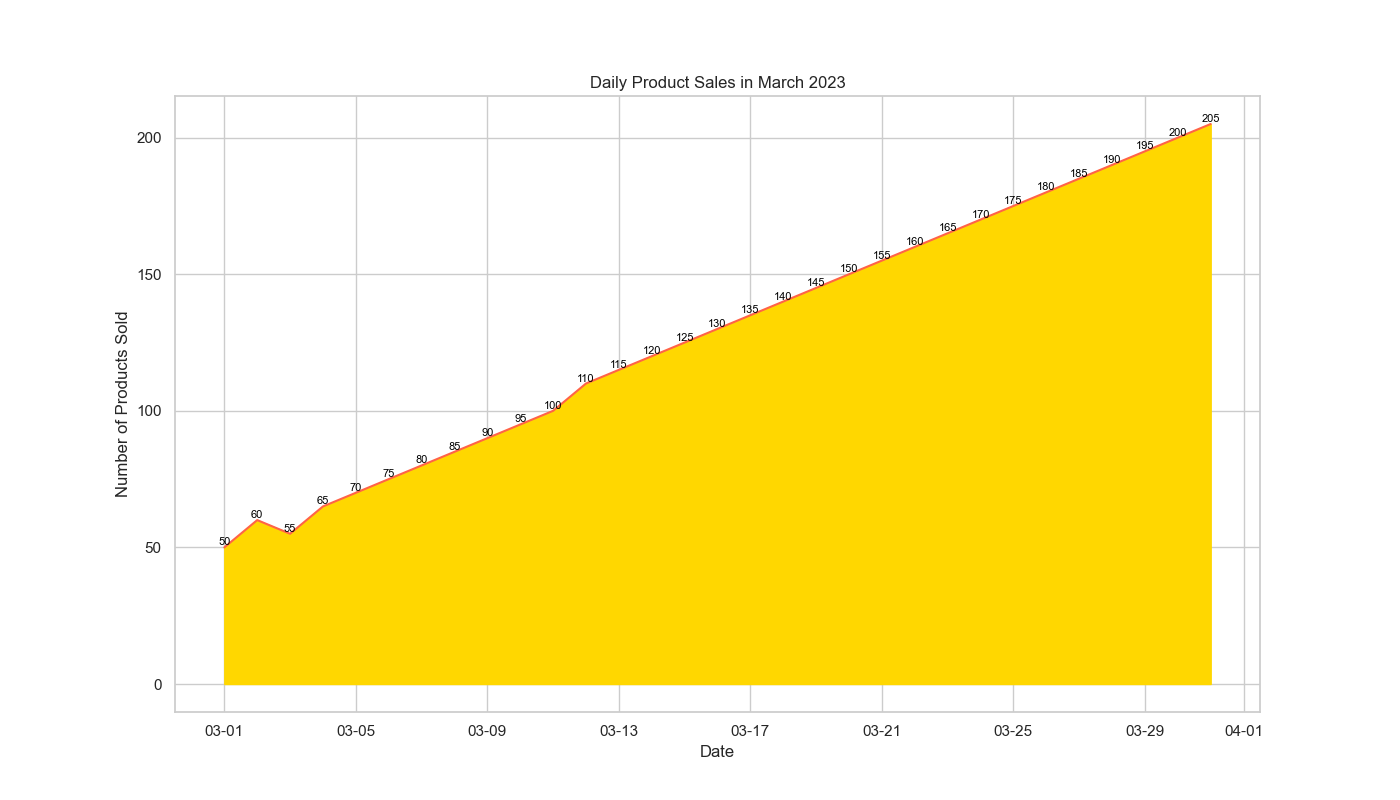

Write the Python code that produced this figure.

import pandas as pd
import seaborn as sns
import matplotlib.pyplot as plt
from matplotlib.dates import DateFormatter

data = {
    'Date': pd.date_range(start='2023-03-01', periods=31, freq='D'),
    'Products Sold': [50, 60, 55, 65, 70, 75, 80, 85, 90, 95, 100, 110, 115, 120, 125, 130, 135, 140, 145, 150, 155, 160, 165, 170, 175, 180, 185, 190, 195, 200, 205]
}

df = pd.DataFrame(data)

plt.figure(figsize=(14, 8))
sns.set_theme(style="whitegrid")
ax = sns.lineplot(x='Date', y='Products Sold', data=df, color='#FF6347')
ax.fill_between(df['Date'], df['Products Sold'], color="#FFD700")
ax.set(title='Daily Product Sales in March 2023', xlabel='Date', ylabel='Number of Products Sold')
date_form = DateFormatter("%m-%d")
ax.xaxis.set_major_formatter(date_form)

for index, row in df.iterrows():
    ax.text(row['Date'], row['Products Sold'], f'{row["Products Sold"]}', 
            ha='center', va='bottom', fontsize=8, color='black')

plt.show()
